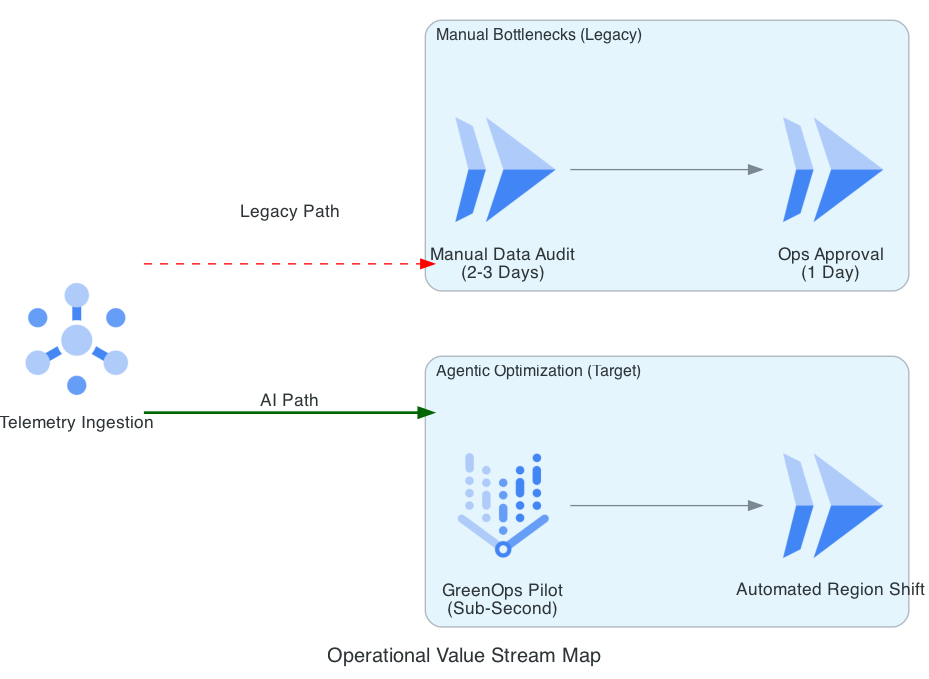

This chart was generated by the following Python code:
from diagrams import Diagram, Cluster, Edge
from diagrams.gcp.analytics import Pubsub
from diagrams.gcp.ml import VertexAI
from diagrams.gcp.compute import Run

graph_attr = {
    "pad": "0.1",
    "nodesep": "1.2",
    "ranksep": "2.0",
    "bgcolor": "transparent"
}

with Diagram("Operational Value Stream Map", show=False, filename="operational_value_stream", direction="LR", graph_attr=graph_attr):
    
    ingest = Pubsub("Telemetry Ingestion")
    
    with Cluster("Manual Bottlenecks (Legacy)"):
        manual_analysis = Run("Manual Data Audit\n(2-3 Days)")
        manual_approval = Run("Ops Approval\n(1 Day)")

    with Cluster("Agentic Optimization (Target)"):
        agent_logic = VertexAI("GreenOps Pilot\n(Sub-Second)")
        auto_shift = Run("Automated Region Shift")

    # Flow
    ingest >> Edge(label="Legacy Path", color="red", style="dashed") >> manual_analysis >> manual_approval
    ingest >> Edge(label="AI Path", color="darkgreen", style="bold") >> agent_logic >> auto_shift
